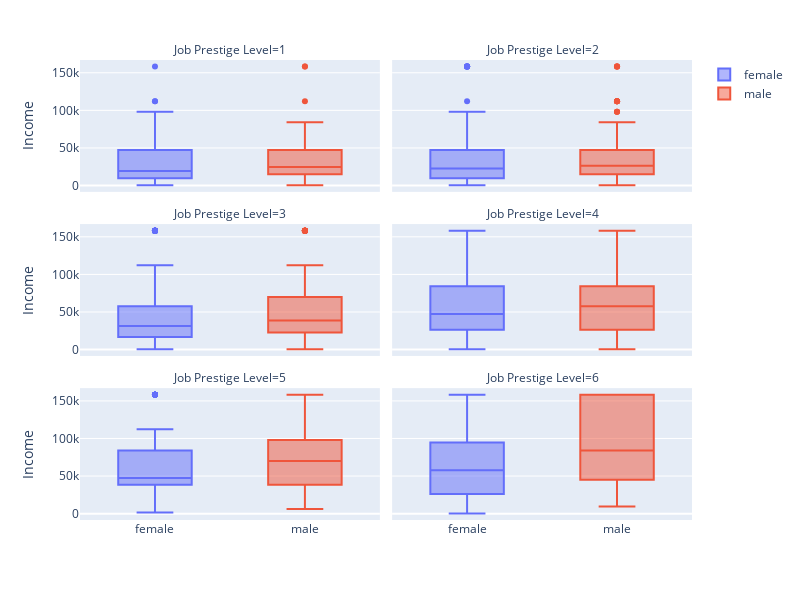

Source (notebook cell):
### Markdown cell above
I am leaving the default colors because I think people should be willing to think about men with violet and women with red.

### Code cell
fig_box = px.box(df_p6, x='sex', y='income', color='sex', 
             facet_col='jp_cat', facet_col_wrap=2,
            labels={'sex':'', 'income':'Income', 'jp_cat':'Job Prestige Level'}, 
            width=800, height=600)

fig_box.update(layout=dict(title=dict(x=0.5)))
#fig_box.update_layout(showlegend=False)
#fig_box.for_each_annotation(lambda a: a.update(text=a.text.replace("vote=", "")))
fig_box.show()

### Figure 1 — Plotly figure (JSON) as saved in the notebook; plotly's stock layout.template omitted (floating-point values rounded to 4 significant figures; data arrays with more than 128 entries replaced by an {"elided": "..."} marker saying what was removed)
{"data": [{"alignmentgroup": "True", "hovertemplate": "=%{x}<br>Job Prestige Level=1<br>Income=%{y}<extra></extra>", "legendgroup": "female", "marker": {"color": "#636efa"}, "name": "female", "notched": false, "offsetgroup": "female", "orientation": "v", "showlegend": true, "type": "box", "x": ["female", "female", "female", "female", "female", "female", "female", "female", "female", "female", "female", "female", "female", "female", "female", "female", "female", "female", "female", "female", "female", "female", "female", "female", "female", "female", "female", "female", "female", "female", "female", "female", "female", "female", "female", "female", "female", "female", "female", "female", "female", "female", "female", "female", "female", "female", "female", "female", "female", "female", "female", "female", "female", "female", "female", "female", "female", "female", "female", "female", "female", "female", "female", "female", "female", "female", "female", "female", "female", "female", "female", "female", "female", "female", "female", "female", "female", "female", "female", "female", "female", "female", "female", "female", "female", "female", "female", "female", "female", "female", "female", "female", "female", "female", "female", "female", "female", "female", "female", "female", "female", "female", "female", "female", "female", "female", "female", "female", "female", "female", "female", "female", "female", "female", "female", "female", "female", "female", "female", "female", "female", "female", "female", "female", "female"], "x0": " ", "xaxis": "x5", "y": [22780.0, 19280.0, 350.5, 2454.0, 47320.0, 84120, 14900.0, 19280.0, 31545, 19280.0, 57830.0, 38555, 70100, 112160, 9639.0, 13140.0, 158200.0, 2454.0, 14900.0, 3856.0, 47320.0, 9639.0, 47320.0, 22780.0, 38555, 70100, 14900.0, 14900.0, 57830.0, 70100, 9639.0, 57830.0, 4556.0, 22780.0, 26290.0, 47320.0, 14900.0, 11390.0, 31545, 84120, 1402, 112160, 7886.0, 31545, 3154.0, 57830.0, 11390.0, 26290.0, 47320.0, 38555, 22780.0, 57830.0, 19280.0, 7886.0, 11390.0, 16650.0, 11390.0, 3154.0, 84120, 7886.0, 38555, 16650.0, 5258.0, 9639.0, 22780.0, 47320.0, 19280.0, 38555, 13140.0, 19280.0, 19280.0, 6309, 19280.0, 16650.0, 70100, 38555, 19280.0, 38555, 3856.0, 22780.0, 57830.0, 16650.0, 9639.0, 3154.0, 7886.0, 7886.0, 47320.0, 19280.0, 26290.0, 31545, 47320.0, 70100, 350.5, 2454.0, 6309, 26290.0, 9639.0, 7886.0, 57830.0, 70100, 5258.0, 19280.0, 14900.0, 47320.0, 26290.0, 6309, 22780.0, 57830.0, 70100, 70100, 7886.0, 1402, 26290.0, 26290.0, 47320.0, 31545, 6309, 31545, 3856.0, 3856.0, 57830.0, 98140, 19280.0, 19280.0, 38555], "y0": " ", "yaxis": "y5"}, {"alignmentgroup": "True", "hovertemplate": "=%{x}<br>Job Prestige Level=2<br>Income=%{y}<extra></extra>", "legendgroup": "female", "marker": {"color": "#636efa"}, "name": "female", "notched": false, "offsetgroup": "female", "orientation": "v", "showlegend": false, "type": "box", "x": {"elided": "234 str values"}, "x0": " ", "xaxis": "x6", "y": {"elided": "234 float values"}, "y0": " ", "yaxis": "y6"}, {"alignmentgroup": "True", "hovertemplate": "=%{x}<br>Job Prestige Level=3<br>Income=%{y}<extra></extra>", "legendgroup": "female", "marker": {"color": "#636efa"}, "name": "female", "notched": false, "offsetgroup": "female", "orientation": "v", "showlegend": false, "type": "box", "x": {"elided": "357 str values"}, "x0": " ", "xaxis": "x3", "y": {"elided": "357 float values"}, "y0": " ", "yaxis": "y3"}, {"alignmentgroup": "True", "hovertemplate": "=%{x}<br>Job Prestige Level=4<br>Income=%{y}<extra></extra>", "legendgroup": "female", "marker": {"color": "#636efa"}, "name": "female", "notched": false, "offsetgroup": "female", "orientation": "v", "showlegend": false, "type": "box", "x": {"elided": "169 str values"}, "x0": " ", "xaxis": "x4", "y": {"elided": "169 float values"}, "y0": " ", "yaxis": "y4"}, {"alignmentgroup": "True", "hovertemplate": "=%{x}<br>Job Prestige Level=5<br>Income=%{y}<extra></extra>", "legendgroup": "female", "marker": {"color": "#636efa"}, "name": "female", "notched": false, "offsetgroup": "female", "orientation": "v", "showlegend": false, "type": "box", "x": {"elided": "197 str values"}, "x0": " ", "xaxis": "x", "y": {"elided": "197 float values"}, "y0": " ", "yaxis": "y"}, {"alignmentgroup": "True", "hovertemplate": "=%{x}<br>Job Prestige Level=6<br>Income=%{y}<extra></extra>", "legendgroup": "female", "marker": {"color": "#636efa"}, "name": "female", "notched": false, "offsetgroup": "female", "orientation": "v", "showlegend": false, "type": "box", "x": ["female", "female", "female", "female", "female", "female", "female", "female", "female", "female", "female", "female", "female", "female", "female", "female", "female", "female", "female", "female", "female", "female", "female", "female", "female", "female", "female", "female", "female", "female", "female", "female", "female", "female", "female", "female", "female", "female", "female"], "x0": " ", "xaxis": "x2", "y": [70100, 98140, 158200.0, 7886.0, 47320.0, 158200.0, 84120, 26290.0, 158200.0, 57830.0, 22780.0, 5258.0, 84120, 38555, 26290.0, 57830.0, 158200.0, 158200.0, 22780.0, 158200.0, 57830.0, 70100, 158200.0, 57830.0, 9639.0, 112160, 47320.0, 47320.0, 84120, 112160, 22780.0, 57830.0, 26290.0, 84120, 350.5, 70100, 16650.0, 70100, 31545], "y0": " ", "yaxis": "y2"}, {"alignmentgroup": "True", "hovertemplate": "=%{x}<br>Job Prestige Level=1<br>Income=%{y}<extra></extra>", "legendgroup": "male", "marker": {"color": "#EF553B"}, "name": "male", "notched": false, "offsetgroup": "male", "orientation": "v", "showlegend": true, "type": "box", "x": ["male", "male", "male", "male", "male", "male", "male", "male", "male", "male", "male", "male", "male", "male", "male", "male", "male", "male", "male", "male", "male", "male", "male", "male", "male", "male", "male", "male", "male", "male", "male", "male", "male", "male", "male", "male", "male", "male", "male", "male", "male", "male", "male", "male", "male", "male", "male", "male", "male", "male", "male", "male", "male", "male", "male", "male", "male", "male", "male", "male", "male", "male", "male", "male", "male", "male", "male", "male", "male", "male", "male", "male", "male", "male", "male", "male", "male", "male", "male", "male", "male", "male", "male", "male"], "x0": " ", "xaxis": "x5", "y": [47320.0, 1402, 9639.0, 22780.0, 22780.0, 22780.0, 13140.0, 7886.0, 22780.0, 38555, 112160, 19280.0, 13140.0, 31545, 38555, 16650.0, 19280.0, 26290.0, 47320.0, 16650.0, 31545, 14900.0, 19280.0, 7886.0, 57830.0, 19280.0, 47320.0, 38555, 9639.0, 11390.0, 7886.0, 6309, 47320.0, 6309, 31545, 38555, 57830.0, 9639.0, 84120, 22780.0, 16650.0, 70100, 14900.0, 38555, 19280.0, 1402, 14900.0, 26290.0, 7886.0, 38555, 7886.0, 47320.0, 9639.0, 70100, 22780.0, 9639.0, 158200.0, 26290.0, 47320.0, 47320.0, 47320.0, 70100, 16650.0, 38555, 7886.0, 38555, 70100, 38555, 19280.0, 47320.0, 57830.0, 38555, 31545, 31545, 47320.0, 31545, 11390.0, 158200.0, 19280.0, 14900.0, 47320.0, 350.5, 19280.0, 47320.0], "y0": " ", "yaxis": "y5"}, {"alignmentgroup": "True", "hovertemplate": "=%{x}<br>Job Prestige Level=2<br>Income=%{y}<extra></extra>", "legendgroup": "male", "marker": {"color": "#EF553B"}, "name": "male", "notched": false, "offsetgroup": "male", "orientation": "v", "showlegend": false, "type": "box", "x": {"elided": "238 str values"}, "x0": " ", "xaxis": "x6", "y": {"elided": "238 float values"}, "y0": " ", "yaxis": "y6"}, {"alignmentgroup": "True", "hovertemplate": "=%{x}<br>Job Prestige Level=3<br>Income=%{y}<extra></extra>", "legendgroup": "male", "marker": {"color": "#EF553B"}, "name": "male", "notched": false, "offsetgroup": "male", "orientation": "v", "showlegend": false, "type": "box", "x": {"elided": "269 str values"}, "x0": " ", "xaxis": "x3", "y": {"elided": "269 float values"}, "y0": " ", "yaxis": "y3"}, {"alignmentgroup": "True", "hovertemplate": "=%{x}<br>Job Prestige Level=4<br>Income=%{y}<extra></extra>", "legendgroup": "male", "marker": {"color": "#EF553B"}, "name": "male", "notched": false, "offsetgroup": "male", "orientation": "v", "showlegend": false, "type": "box", "x": {"elided": "162 str values"}, "x0": " ", "xaxis": "x4", "y": {"elided": "162 float values"}, "y0": " ", "yaxis": "y4"}, {"alignmentgroup": "True", "hovertemplate": "=%{x}<br>Job Prestige Level=5<br>Income=%{y}<extra></extra>", "legendgroup": "male", "marker": {"color": "#EF553B"}, "name": "male", "notched": false, "offsetgroup": "male", "orientation": "v", "showlegend": false, "type": "box", "x": {"elided": "148 str values"}, "x0": " ", "xaxis": "x", "y": {"elided": "148 float values"}, "y0": " ", "yaxis": "y"}, {"alignmentgroup": "True", "hovertemplate": "=%{x}<br>Job Prestige Level=6<br>Income=%{y}<extra></extra>", "legendgroup": "male", "marker": {"color": "#EF553B"}, "name": "male", "notched": false, "offsetgroup": "male", "orientation": "v", "showlegend": false, "type": "box", "x": ["male", "male", "male", "male", "male", "male", "male", "male", "male", "male", "male", "male", "male", "male", "male", "male", "male", "male", "male", "male", "male", "male", "male", "male", "male", "male", "male", "male", "male", "male", "male", "male", "male", "male", "male", "male", "male", "male", "male", "male", "male", "male", "male", "male", "male", "male", "male", "male", "male", "male", "male", "male", "male"], "x0": " ", "xaxis": "x2", "y": [158200.0, 57830.0, 98140, 57830.0, 158200.0, 57830.0, 31545, 112160, 38555, 158200.0, 158200.0, 84120, 70100, 112160, 158200.0, 26290.0, 158200.0, 158200.0, 158200.0, 84120, 84120, 31545, 47320.0, 38555, 22780.0, 47320.0, 57830.0, 98140, 38555, 84120, 9639.0, 57830.0, 158200.0, 70100, 47320.0, 31545, 57830.0, 70100, 84120, 31545, 112160, 158200.0, 84120, 19280.0, 158200.0, 84120, 158200.0, 158200.0, 38555, 84120, 19280.0, 57830.0, 158200.0], "y0": " ", "yaxis": "y2"}], "layout": {"annotations": [{"font": {}, "showarrow": false, "text": "Job Prestige Level=5", "x": 0.245, "xanchor": "center", "xref": "paper", "y": 0.2867, "yanchor": "bottom", "yref": "paper"}, {"font": {}, "showarrow": false, "text": "Job Prestige Level=6", "x": 0.755, "xanchor": "center", "xref": "paper", "y": 0.2867, "yanchor": "bottom", "yref": "paper"}, {"font": {}, "showarrow": false, "text": "Job Prestige Level=3", "x": 0.245, "xanchor": "center", "xref": "paper", "y": 0.6433, "yanchor": "bottom", "yref": "paper"}, {"font": {}, "showarrow": false, "text": "Job Prestige Level=4", "x": 0.755, "xanchor": "center", "xref": "paper", "y": 0.6433, "yanchor": "bottom", "yref": "paper"}, {"font": {}, "showarrow": false, "text": "Job Prestige Level=1", "x": 0.245, "xanchor": "center", "xref": "paper", "y": 1.0, "yanchor": "bottom", "yref": "paper"}, {"font": {}, "showarrow": false, "text": "Job Prestige Level=2", "x": 0.755, "xanchor": "center", "xref": "paper", "y": 1.0, "yanchor": "bottom", "yref": "paper"}], "boxmode": "overlay", "height": 600, "legend": {"title": {"text": ""}, "tracegroupgap": 0}, "margin": {"t": 60}, "title": {"x": 0.5}, "width": 800, "xaxis": {"anchor": "y", "categoryarray": ["female", "male"], "categoryorder": "array", "domain": [0, 0.49], "title": {"text": ""}}, "xaxis2": {"anchor": "y2", "categoryarray": ["female", "male"], "categoryorder": "array", "domain": [0.51, 1], "matches": "x", "title": {"text": ""}}, "xaxis3": {"anchor": "y3", "domain": [0, 0.49], "matches": "x", "showticklabels": false}, "xaxis4": {"anchor": "y4", "domain": [0.51, 1], "matches": "x", "showticklabels": false}, "xaxis5": {"anchor": "y5", "domain": [0, 0.49], "matches": "x", "showticklabels": false}, "xaxis6": {"anchor": "y6", "domain": [0.51, 1], "matches": "x", "showticklabels": false}, "yaxis": {"anchor": "x", "domain": [0, 0.2867], "title": {"text": "Income"}}, "yaxis2": {"anchor": "x2", "domain": [0, 0.2867], "matches": "y", "showticklabels": false}, "yaxis3": {"anchor": "x3", "domain": [0.3567, 0.6433], "matches": "y", "title": {"text": "Income"}}, "yaxis4": {"anchor": "x4", "domain": [0.3567, 0.6433], "matches": "y", "showticklabels": false}, "yaxis5": {"anchor": "x5", "domain": [0.7133, 1.0], "matches": "y", "title": {"text": "Income"}}, "yaxis6": {"anchor": "x6", "domain": [0.7133, 1.0], "matches": "y", "showticklabels": false}}}
